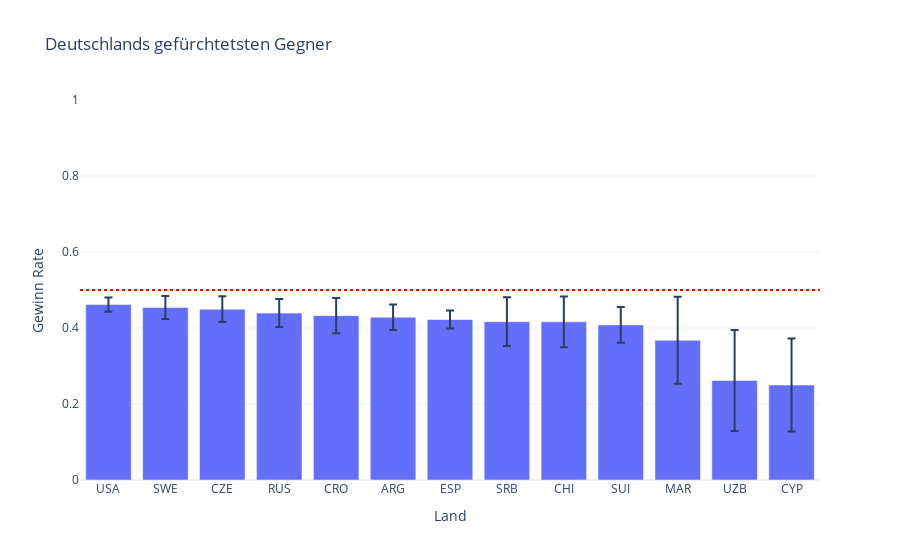

The notebook cell saved with this chart:
### Code cell
feared_countries = germanys_wins.loc[germanys_wins["win_rate_upper"] < 0.5]
display(feared_countries)
px.bar(feared_countries, x="loser_ioc", y="win_rate", title="Deutschlands gefürchtetsten Gegner", range_y=[0, 1], labels={
    "loser_ioc": "Land",
    "win_rate": "Gewinn Rate"
}, error_y="loss_rate_ci", template="plotly_white").add_hline(y=0.5, line_dash="dot", line_color="red")

### Figure 1 — Plotly figure (JSON) as saved in the notebook; plotly's stock layout.template omitted (floating-point values rounded to 4 significant figures)
{"data": [{"alignmentgroup": "True", "error_y": {"array": [0.01874, 0.0302, 0.03384, 0.03679, 0.04645, 0.03354, 0.02394, 0.06399, 0.06683, 0.04735, 0.1146, 0.133, 0.1225]}, "hovertemplate": "Land=%{x}<br>Gewinn Rate=%{y}<extra></extra>", "legendgroup": "", "marker": {"color": "#636efa", "pattern": {"shape": ""}}, "name": "", "offsetgroup": "", "orientation": "v", "showlegend": false, "textposition": "auto", "x": ["USA", "SWE", "CZE", "RUS", "CRO", "ARG", "ESP", "SRB", "CHI", "SUI", "MAR", "UZB", "CYP"], "xaxis": "x", "y": [0.4618, 0.454, 0.4494, 0.4392, 0.4325, 0.4282, 0.4224, 0.4167, 0.4163, 0.4082, 0.3676, 0.2619, 0.25], "yaxis": "y", "type": "bar"}], "layout": {"xaxis": {"anchor": "y", "domain": [0.0, 1.0], "title": {"text": "Land"}}, "yaxis": {"anchor": "x", "domain": [0.0, 1.0], "title": {"text": "Gewinn Rate"}, "range": [0, 1]}, "legend": {"tracegroupgap": 0}, "title": {"text": "Deutschlands gefürchtetsten Gegner"}, "barmode": "relative", "shapes": [{"line": {"color": "red", "dash": "dot"}, "type": "line", "x0": 0, "x1": 1, "xref": "x domain", "y0": 0.5, "y1": 0.5, "yref": "y"}]}}
